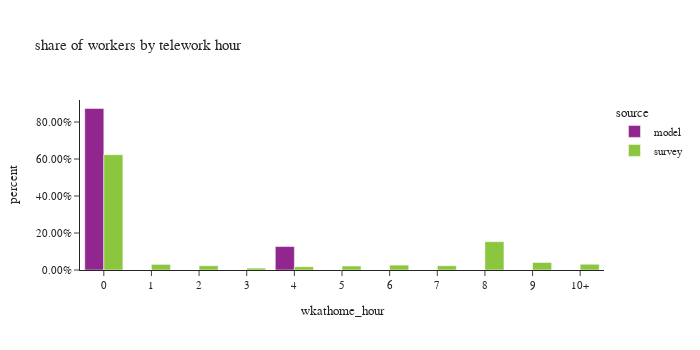

The code cell stored with this chart in its notebook:
### Markdown cell above
### worker counts by telework hours

### Code cell
# population in each telework hour
df_hour_count = workers.groupby(['source','wkathome_int', 'wkathome_hour'])['pdexpfac'].sum().reset_index()
df_hour_count['percent'] = df_hour_count.groupby(['source'], group_keys=False)['pdexpfac']. \
    apply(lambda x:  x / float(x.sum()))

fig = px.bar(df_hour_count.sort_values(by=['source','wkathome_int']), x="wkathome_hour", y="percent", color="source",
             barmode="group",
             title= "share of workers by telework hour")
fig.update_layout(height=350, width=700, font=dict(size=11),
                  xaxis = dict(dtick = 1),
                  yaxis_tickformat = '.2%')
fig.update_xaxes(categoryorder='array', categoryarray= ['0','1', '2', '3', '4', '5', '6', '7', '8', '9', '10+'])
fig.show()

### Figure 1 — Plotly figure (JSON) as saved in the notebook; plotly's stock layout.template omitted (floating-point values rounded to 4 significant figures)
{"data": [{"alignmentgroup": "True", "hovertemplate": "source=model<br>wkathome_hour=%{x}<br>percent=%{y}<extra></extra>", "legendgroup": "model", "marker": {"color": "#91268F", "pattern": {"shape": ""}}, "name": "model", "offsetgroup": "model", "orientation": "v", "showlegend": true, "textposition": "auto", "type": "bar", "x": ["0", "4"], "xaxis": "x", "y": [0.8732, 0.1268], "yaxis": "y"}, {"alignmentgroup": "True", "hovertemplate": "source=survey<br>wkathome_hour=%{x}<br>percent=%{y}<extra></extra>", "legendgroup": "survey", "marker": {"color": "#8CC63E", "pattern": {"shape": ""}}, "name": "survey", "offsetgroup": "survey", "orientation": "v", "showlegend": true, "textposition": "auto", "type": "bar", "x": ["0", "1", "2", "3", "4", "5", "6", "7", "8", "9", "10+"], "xaxis": "x", "y": [0.6233, 0.03023, 0.02303, 0.01024, 0.01762, 0.02136, 0.02652, 0.02288, 0.153, 0.04065, 0.03117], "yaxis": "y"}], "layout": {"barmode": "group", "font": {"size": 11}, "height": 350, "legend": {"title": {"text": "source"}, "tracegroupgap": 0}, "title": {"text": "share of workers by telework hour"}, "width": 700, "xaxis": {"anchor": "y", "categoryarray": ["0", "1", "2", "3", "4", "5", "6", "7", "8", "9", "10+"], "categoryorder": "array", "domain": [0.0, 1.0], "dtick": 1, "title": {"text": "wkathome_hour"}}, "yaxis": {"anchor": "x", "domain": [0.0, 1.0], "tickformat": ".2%", "title": {"text": "percent"}}}}
